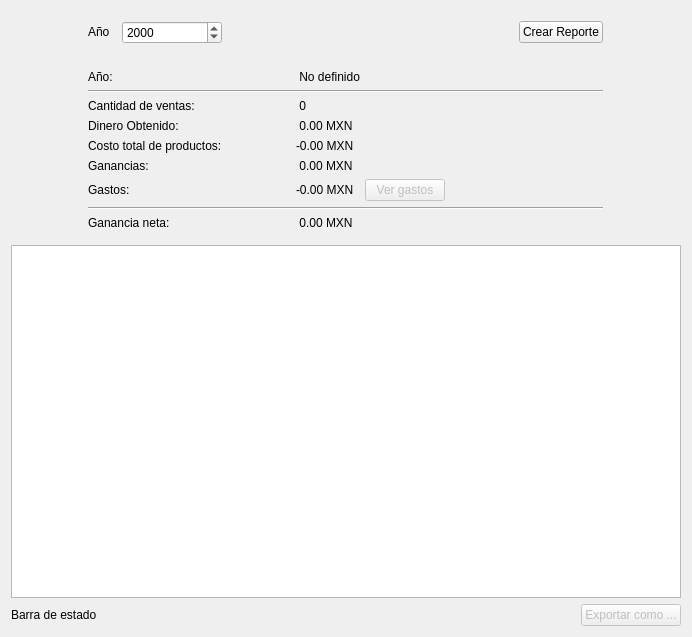
<?xml version="1.0" encoding="UTF-8"?>
<ui version="4.0">
 <class>Frame</class>
 <widget class="QFrame" name="Frame">
  <property name="geometry">
   <rect>
    <x>0</x>
    <y>0</y>
    <width>692</width>
    <height>637</height>
   </rect>
  </property>
  <property name="windowTitle">
   <string>Frame</string>
  </property>
  <layout class="QVBoxLayout" name="verticalLayout">
   <property name="topMargin">
    <number>0</number>
   </property>
   <item>
    <widget class="QFrame" name="main_content_frame">
     <property name="frameShape">
      <enum>QFrame::NoFrame</enum>
     </property>
     <property name="frameShadow">
      <enum>QFrame::Raised</enum>
     </property>
     <layout class="QVBoxLayout" name="verticalLayout_2">
      <property name="leftMargin">
       <number>0</number>
      </property>
      <property name="topMargin">
       <number>0</number>
      </property>
      <property name="rightMargin">
       <number>0</number>
      </property>
      <property name="bottomMargin">
       <number>0</number>
      </property>
      <item>
       <widget class="QFrame" name="frame_2">
        <property name="frameShape">
         <enum>QFrame::NoFrame</enum>
        </property>
        <property name="frameShadow">
         <enum>QFrame::Raised</enum>
        </property>
        <layout class="QHBoxLayout" name="horizontalLayout_2">
         <property name="leftMargin">
          <number>0</number>
         </property>
         <property name="topMargin">
          <number>0</number>
         </property>
         <property name="rightMargin">
          <number>0</number>
         </property>
         <property name="bottomMargin">
          <number>0</number>
         </property>
        </layout>
       </widget>
      </item>
      <item>
       <widget class="QFrame" name="tool_bar_frame">
        <property name="frameShape">
         <enum>QFrame::NoFrame</enum>
        </property>
        <property name="frameShadow">
         <enum>QFrame::Raised</enum>
        </property>
       </widget>
      </item>
      <item>
       <widget class="QFrame" name="frame_3">
        <property name="frameShape">
         <enum>QFrame::NoFrame</enum>
        </property>
        <property name="frameShadow">
         <enum>QFrame::Raised</enum>
        </property>
        <layout class="QGridLayout" name="gridLayout">
         <item row="0" column="0">
          <widget class="QFrame" name="frame_4">
           <property name="frameShape">
            <enum>QFrame::NoFrame</enum>
           </property>
           <property name="frameShadow">
            <enum>QFrame::Raised</enum>
           </property>
           <layout class="QHBoxLayout" name="horizontalLayout_3">
            <property name="spacing">
             <number>12</number>
            </property>
            <property name="leftMargin">
             <number>0</number>
            </property>
            <property name="topMargin">
             <number>0</number>
            </property>
            <property name="rightMargin">
             <number>0</number>
            </property>
            <property name="bottomMargin">
             <number>0</number>
            </property>
            <item>
             <widget class="QLabel" name="label">
              <property name="sizePolicy">
               <sizepolicy hsizetype="Maximum" vsizetype="Maximum">
                <horstretch>0</horstretch>
                <verstretch>0</verstretch>
               </sizepolicy>
              </property>
              <property name="text">
               <string>Año</string>
              </property>
             </widget>
            </item>
            <item>
             <widget class="QDateEdit" name="year_date_edit">
              <property name="currentSection">
               <enum>QDateTimeEdit::YearSection</enum>
              </property>
              <property name="displayFormat">
               <string>yyyy</string>
              </property>
              <property name="calendarPopup">
               <bool>false</bool>
              </property>
             </widget>
            </item>
           </layout>
          </widget>
         </item>
         <item row="2" column="1">
          <widget class="QLabel" name="year_label">
           <property name="sizePolicy">
            <sizepolicy hsizetype="Maximum" vsizetype="Maximum">
             <horstretch>0</horstretch>
             <verstretch>0</verstretch>
            </sizepolicy>
           </property>
           <property name="text">
            <string> No definido</string>
           </property>
          </widget>
         </item>
         <item row="6" column="0">
          <widget class="QLabel" name="label_7">
           <property name="sizePolicy">
            <sizepolicy hsizetype="Maximum" vsizetype="Maximum">
             <horstretch>0</horstretch>
             <verstretch>0</verstretch>
            </sizepolicy>
           </property>
           <property name="text">
            <string>Costo total de productos:</string>
           </property>
          </widget>
         </item>
         <item row="1" column="0">
          <widget class="QLabel" name="empty_label">
           <property name="sizePolicy">
            <sizepolicy hsizetype="Maximum" vsizetype="Maximum">
             <horstretch>0</horstretch>
             <verstretch>0</verstretch>
            </sizepolicy>
           </property>
           <property name="text">
            <string/>
           </property>
          </widget>
         </item>
         <item row="6" column="1">
          <widget class="QLabel" name="total_cost_label">
           <property name="sizePolicy">
            <sizepolicy hsizetype="Maximum" vsizetype="Maximum">
             <horstretch>0</horstretch>
             <verstretch>0</verstretch>
            </sizepolicy>
           </property>
           <property name="text">
            <string>-0.00 MXN</string>
           </property>
          </widget>
         </item>
         <item row="4" column="0">
          <widget class="QLabel" name="label_2">
           <property name="sizePolicy">
            <sizepolicy hsizetype="Maximum" vsizetype="Maximum">
             <horstretch>0</horstretch>
             <verstretch>0</verstretch>
            </sizepolicy>
           </property>
           <property name="text">
            <string>Cantidad de ventas:</string>
           </property>
          </widget>
         </item>
         <item row="8" column="0">
          <widget class="QLabel" name="label_8">
           <property name="sizePolicy">
            <sizepolicy hsizetype="Maximum" vsizetype="Maximum">
             <horstretch>0</horstretch>
             <verstretch>0</verstretch>
            </sizepolicy>
           </property>
           <property name="text">
            <string>Gastos:</string>
           </property>
          </widget>
         </item>
         <item row="5" column="1">
          <widget class="QLabel" name="payment_money_label">
           <property name="sizePolicy">
            <sizepolicy hsizetype="Maximum" vsizetype="Maximum">
             <horstretch>0</horstretch>
             <verstretch>0</verstretch>
            </sizepolicy>
           </property>
           <property name="text">
            <string> 0.00 MXN</string>
           </property>
          </widget>
         </item>
         <item row="4" column="1">
          <widget class="QLabel" name="sale_quantity_label">
           <property name="sizePolicy">
            <sizepolicy hsizetype="Maximum" vsizetype="Maximum">
             <horstretch>0</horstretch>
             <verstretch>0</verstretch>
            </sizepolicy>
           </property>
           <property name="text">
            <string> 0</string>
           </property>
          </widget>
         </item>
         <item row="5" column="0">
          <widget class="QLabel" name="label_4">
           <property name="sizePolicy">
            <sizepolicy hsizetype="Maximum" vsizetype="Maximum">
             <horstretch>0</horstretch>
             <verstretch>0</verstretch>
            </sizepolicy>
           </property>
           <property name="text">
            <string>Dinero Obtenido:</string>
           </property>
          </widget>
         </item>
         <item row="7" column="0">
          <widget class="QLabel" name="label_6">
           <property name="sizePolicy">
            <sizepolicy hsizetype="Maximum" vsizetype="Maximum">
             <horstretch>0</horstretch>
             <verstretch>0</verstretch>
            </sizepolicy>
           </property>
           <property name="text">
            <string>Ganancias:</string>
           </property>
          </widget>
         </item>
         <item row="7" column="1">
          <widget class="QLabel" name="profit_money_label">
           <property name="sizePolicy">
            <sizepolicy hsizetype="Maximum" vsizetype="Maximum">
             <horstretch>0</horstretch>
             <verstretch>0</verstretch>
            </sizepolicy>
           </property>
           <property name="text">
            <string> 0.00 MXN</string>
           </property>
          </widget>
         </item>
         <item row="2" column="0">
          <widget class="QLabel" name="label_3">
           <property name="sizePolicy">
            <sizepolicy hsizetype="Maximum" vsizetype="Maximum">
             <horstretch>0</horstretch>
             <verstretch>0</verstretch>
            </sizepolicy>
           </property>
           <property name="text">
            <string>Año:</string>
           </property>
          </widget>
         </item>
         <item row="11" column="0">
          <widget class="QLabel" name="label_9">
           <property name="text">
            <string>Ganancia neta:</string>
           </property>
          </widget>
         </item>
         <item row="11" column="1">
          <widget class="QLabel" name="net_profit_label">
           <property name="text">
            <string> 0.00 MXN</string>
           </property>
          </widget>
         </item>
         <item row="8" column="1">
          <widget class="QFrame" name="frame_5">
           <property name="cursor">
            <cursorShape>PointingHandCursor</cursorShape>
           </property>
           <property name="frameShape">
            <enum>QFrame::NoFrame</enum>
           </property>
           <property name="frameShadow">
            <enum>QFrame::Raised</enum>
           </property>
           <layout class="QHBoxLayout" name="horizontalLayout_4">
            <property name="spacing">
             <number>11</number>
            </property>
            <property name="leftMargin">
             <number>0</number>
            </property>
            <property name="topMargin">
             <number>0</number>
            </property>
            <property name="rightMargin">
             <number>0</number>
            </property>
            <property name="bottomMargin">
             <number>0</number>
            </property>
            <item>
             <widget class="QLabel" name="expense_money_label">
              <property name="text">
               <string>-0.00 MXN</string>
              </property>
             </widget>
            </item>
            <item>
             <widget class="QPushButton" name="expenses_button">
              <property name="enabled">
               <bool>false</bool>
              </property>
              <property name="sizePolicy">
               <sizepolicy hsizetype="Maximum" vsizetype="Maximum">
                <horstretch>0</horstretch>
                <verstretch>0</verstretch>
               </sizepolicy>
              </property>
              <property name="text">
               <string>Ver gastos</string>
              </property>
             </widget>
            </item>
           </layout>
          </widget>
         </item>
         <item row="0" column="2">
          <widget class="QPushButton" name="create_report_button">
           <property name="sizePolicy">
            <sizepolicy hsizetype="Maximum" vsizetype="Maximum">
             <horstretch>0</horstretch>
             <verstretch>0</verstretch>
            </sizepolicy>
           </property>
           <property name="cursor">
            <cursorShape>PointingHandCursor</cursorShape>
           </property>
           <property name="text">
            <string>Crear Reporte</string>
           </property>
          </widget>
         </item>
         <item row="3" column="0" colspan="3">
          <widget class="Line" name="line">
           <property name="orientation">
            <enum>Qt::Horizontal</enum>
           </property>
          </widget>
         </item>
         <item row="10" column="0" colspan="3">
          <widget class="Line" name="line_2">
           <property name="orientation">
            <enum>Qt::Horizontal</enum>
           </property>
          </widget>
         </item>
        </layout>
       </widget>
      </item>
      <item>
       <widget class="QTableWidget" name="sale_group_table"/>
      </item>
     </layout>
    </widget>
   </item>
   <item>
    <widget class="QFrame" name="frame">
     <property name="frameShape">
      <enum>QFrame::NoFrame</enum>
     </property>
     <property name="frameShadow">
      <enum>QFrame::Raised</enum>
     </property>
     <layout class="QHBoxLayout" name="horizontalLayout">
      <property name="leftMargin">
       <number>0</number>
      </property>
      <property name="topMargin">
       <number>0</number>
      </property>
      <property name="rightMargin">
       <number>0</number>
      </property>
      <property name="bottomMargin">
       <number>0</number>
      </property>
      <item>
       <widget class="QLabel" name="state_bar_label">
        <property name="text">
         <string>Barra de estado</string>
        </property>
       </widget>
      </item>
      <item>
       <spacer name="horizontalSpacer_2">
        <property name="orientation">
         <enum>Qt::Horizontal</enum>
        </property>
        <property name="sizeHint" stdset="0">
         <size>
          <width>40</width>
          <height>20</height>
         </size>
        </property>
       </spacer>
      </item>
      <item>
       <widget class="QPushButton" name="export_as_button">
        <property name="enabled">
         <bool>false</bool>
        </property>
        <property name="sizePolicy">
         <sizepolicy hsizetype="Maximum" vsizetype="Fixed">
          <horstretch>0</horstretch>
          <verstretch>0</verstretch>
         </sizepolicy>
        </property>
        <property name="cursor">
         <cursorShape>PointingHandCursor</cursorShape>
        </property>
        <property name="text">
         <string>Exportar como ...</string>
        </property>
       </widget>
      </item>
     </layout>
    </widget>
   </item>
  </layout>
 </widget>
 <resources/>
 <connections/>
</ui>
